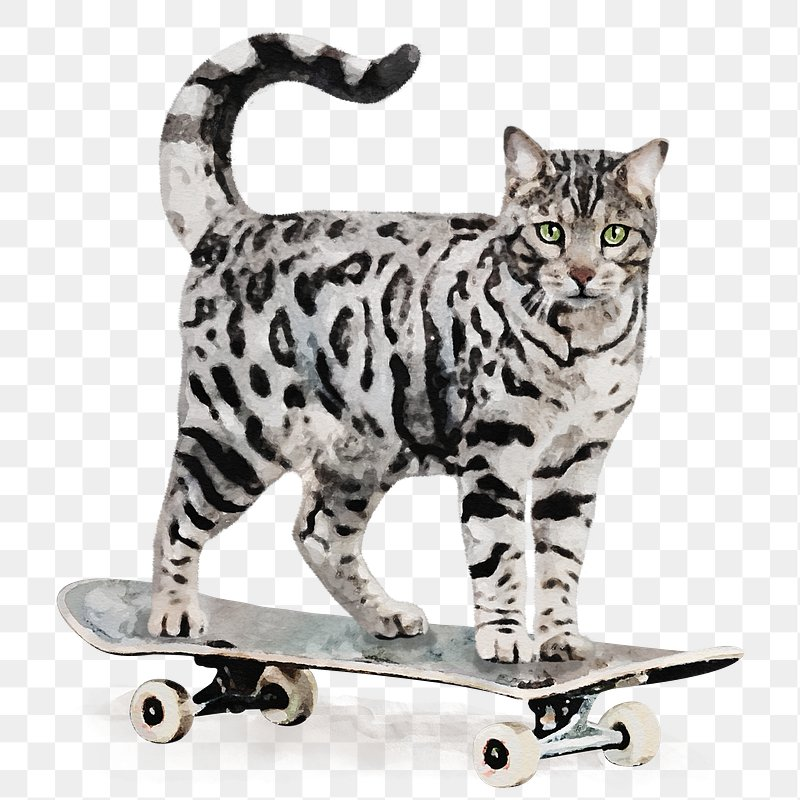
#> input picture 03/image.png, 800 x 800 px, given in place of 07.png, which was not available
$ python 07CV_ObjectDetection_Preprocess.py
#> lines starting #> are read from the running program, lines starting #| are printed output that depends on the picture; after the words box and inside, x2 and y2 are one past the last pixel; in counts of white or black regions, pixels touching at a corner belong together; pictures that were not available may be replaced by others from this repository, and a replacement may not be noted
import cv2
import numpy as np

def preprocess_image(img):
    # 平滑处理
    img_blur = cv2.GaussianBlur(img, (5, 5), 0)

    # 边缘增强
    img_edges = cv2.Canny(img_blur, 50, 150)

    # 直方图均衡化
    img_equalized = cv2.equalizeHist(img_edges)

    return img_equalized

def multi_scale_template_matching(img_gray, template_gray, scale_factors):
    matches = []
    for scale in scale_factors:
        scaled_template = cv2.resize(template_gray, None, fx=scale, fy=scale)
        result = cv2.matchTemplate(img_gray, scaled_template, cv2.TM_CCOEFF_NORMED)
        _, max_val, _, max_loc = cv2.minMaxLoc(result)
        matches.append((max_val, max_loc, scaled_template.shape))
    return matches

def main():
    img_gray = cv2.imread("07.png", cv2.IMREAD_GRAYSCALE)
#> img_gray: shape (800, 800); min 0, max 255, mean 204.3
    template_gray = cv2.imread("template.png", cv2.IMREAD_GRAYSCALE)
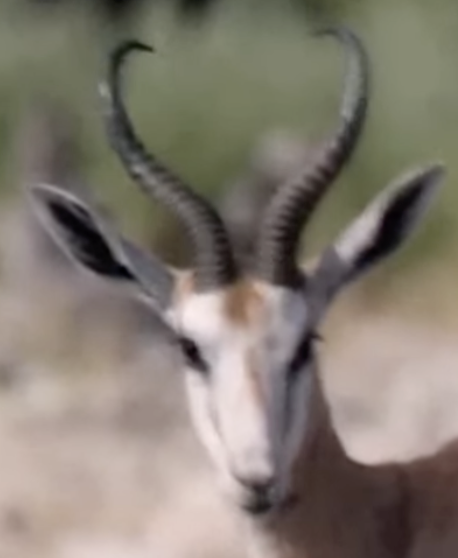
#> input picture 03/template.png, 458 x 558 px
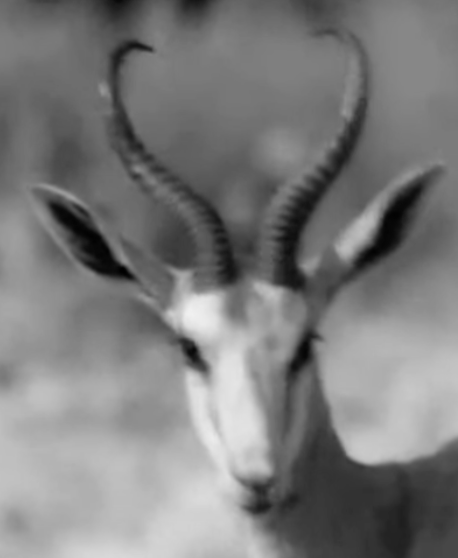
#> template_gray: shape (558, 458); min 0, max 241, mean 124

    # 预处理图像和模板
    img_processed = preprocess_image(img_gray)
#> in preprocess_image, `img_edges = cv2.Canny(img_blur, 50, 150)`:
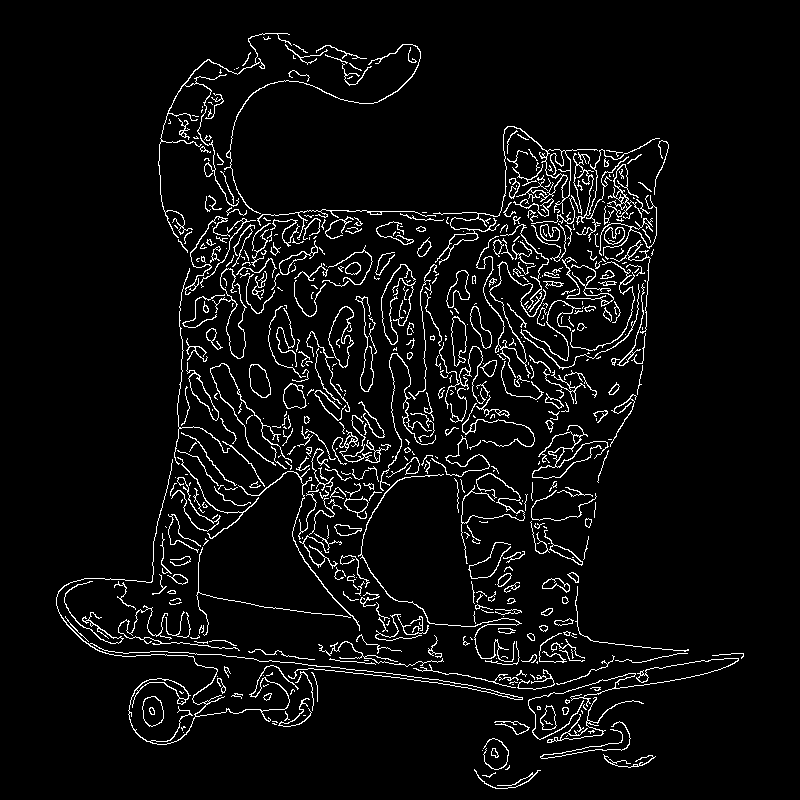
#> img_edges: shape (800, 800); 5.3% white in thin lines or dots, all inside (x1, y1, x2, y2) = (56, 33, 744, 789)
    template_processed = preprocess_image(template_gray)
#> in preprocess_image (call 2), `img_edges = cv2.Canny(img_blur, 50, 150)`:
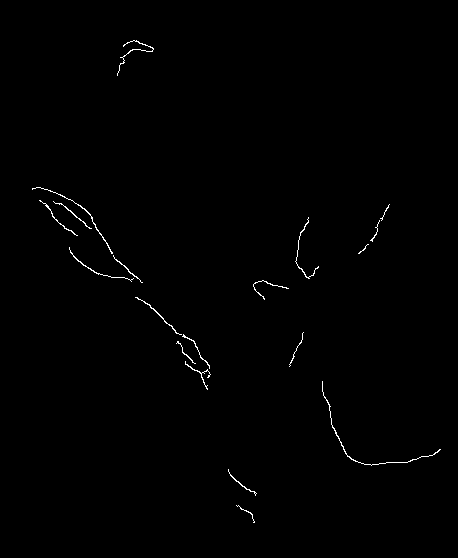
#> img_edges: shape (558, 458); 0.51% white in thin lines or dots, all inside (x1, y1, x2, y2) = (32, 40, 441, 523)

    scale_factors = [0.5, 0.75, 1.0, 1.25, 1.5]  # 尝试不同的尺度因子

    matches = multi_scale_template_matching(img_processed, template_processed, scale_factors)
#> the loop in multi_scale_template_matching, `for scale in scale_factors:` made 5 passes
#> (max_val, max_loc) on passes 1 to 4: (0.0495, (32, 499)), (0.0319, (144, 10)), (0.024, (268, 6)), (0.0261, (124, 12))
#> pass 1, in multi_scale_template_matching, `result = cv2.matchTemplate(img_gray, scaled_template, cv2.TM_CCOEFF_NO..`:
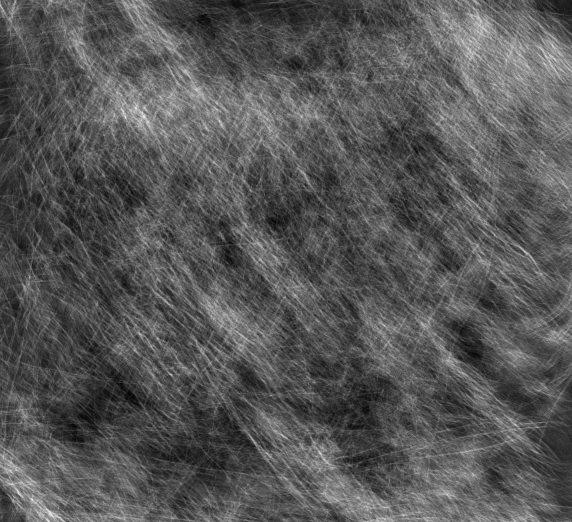
#> result: shape (522, 572) float32; min -0.024, max 0.0495, mean 0.00108; drawn with min black and max white
#> pass 2, in multi_scale_template_matching, `result = cv2.matchTemplate(img_gray, scaled_template, cv2.TM_CCOEFF_NO..`:
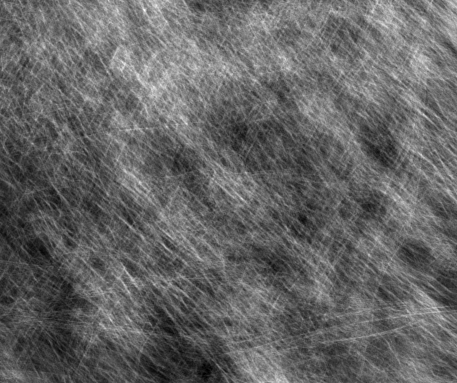
#> result: shape (383, 457) float32; min -0.0186, max 0.0319, mean 0.00148; drawn with min black and max white
#> after the loop in multi_scale_template_matching, `for scale in scale_factors:`:
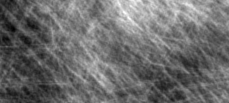
#> result: shape (103, 229) float32; min -0.012, max 0.0261, mean 0.00415; drawn with min black and max white
#> after the loop in multi_scale_template_matching, `for scale in scale_factors:`: matches = [(0.0495, (32, 499), (279, 229)), (0.0319, (144, 10), (418, 344)), (0.024, (268, 6), (558, 458)), (0.0261, (124, 12), (698, 572))]

    best_match = max(matches, key=lambda x: x[0])  # 找到最好的匹配

    max_val, max_loc, (w, h) = best_match
    top_left = max_loc
    bottom_right = (top_left[0] + w, top_left[1] + h)

    # 画出匹配的矩形框
    img_matched = cv2.cvtColor(img_gray, cv2.COLOR_GRAY2BGR)
    cv2.rectangle(img_matched, top_left, bottom_right, (0, 255, 0), 2)

    cv2.imshow("Matched", img_matched)
    cv2.waitKey(0)
    cv2.destroyAllWindows()

if __name__ == "__main__":
#> (the run stopped early here; a loop or call above may not have finished)
